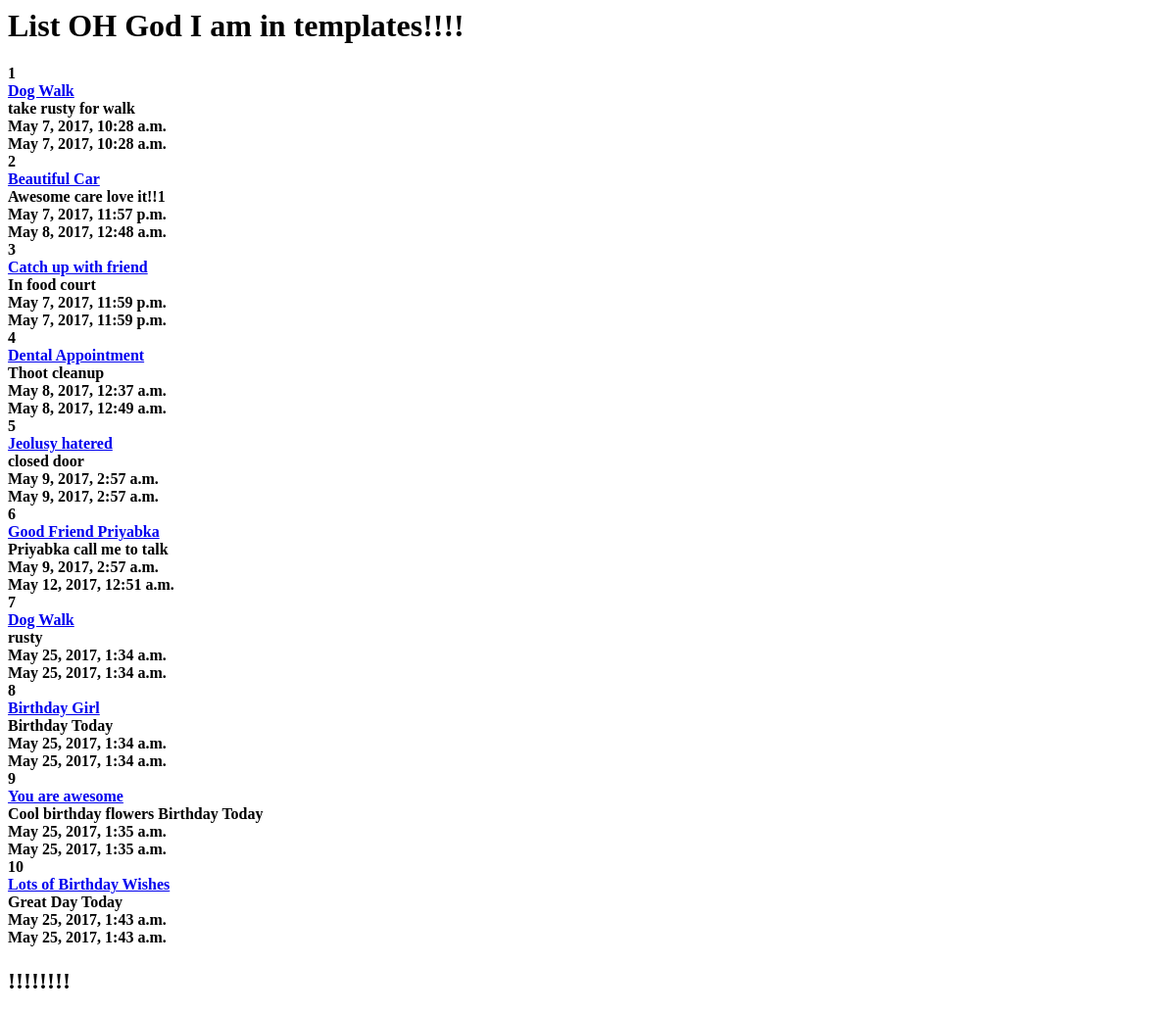
The page /posts/ on the database as committed earlier.
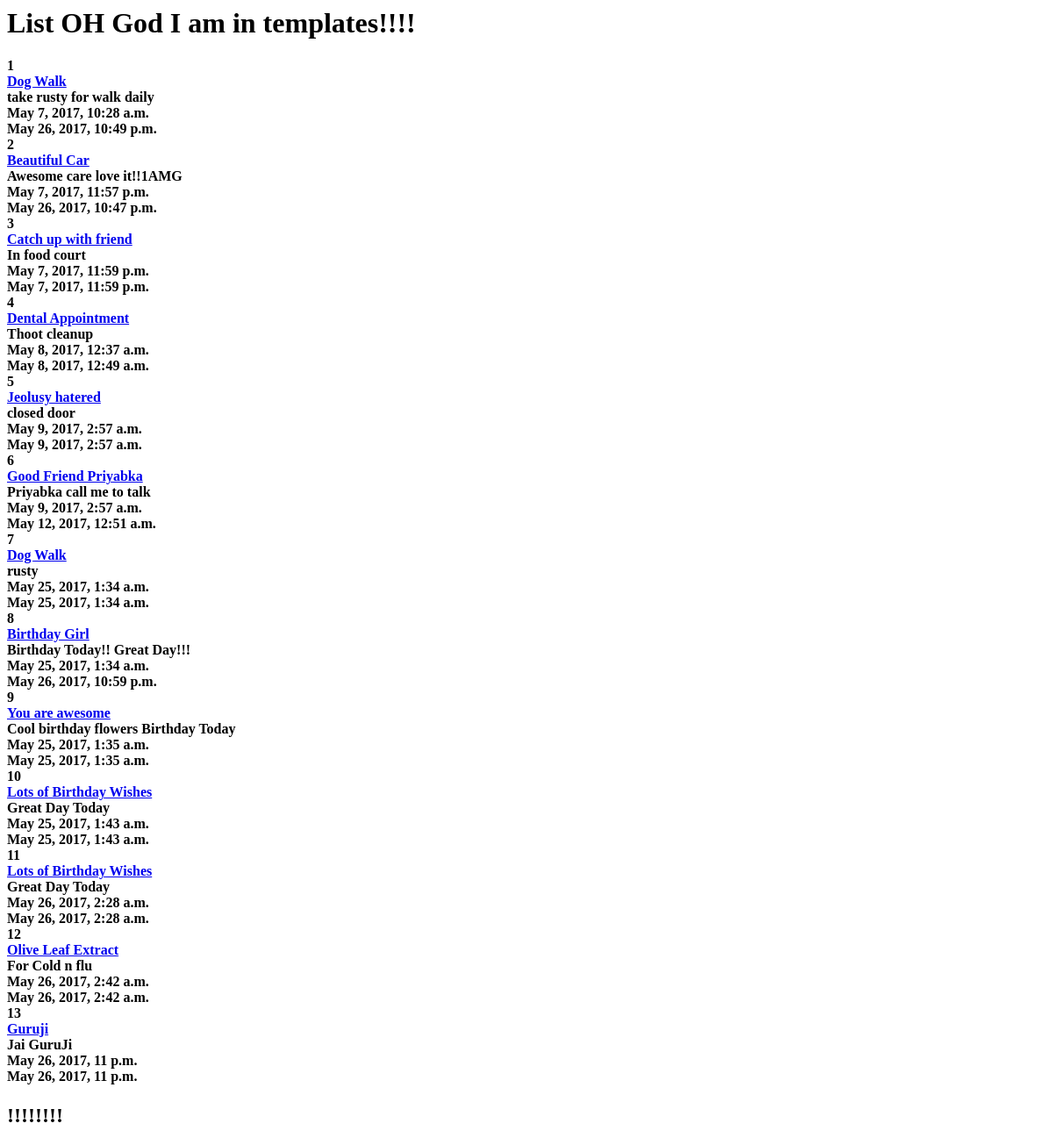
The same page on the database as committed later.
### posts/models.py (models this page shows, shortened)
class Post(models.Model):
    title = models.CharField(max_length =120)
    content = models.TextField()
    updated = models.DateTimeField(auto_now = True, auto_now_add = False)
    timestamp = models.DateTimeField(auto_now = False, auto_now_add = True)
    def get_absolute_url(self):
       return reverse("posts:post_detail", kwargs={"id": self.id})

### posts/views.py (the view)
def post_list(request):
    queryset = Post.objects.all()
    context = {
        "object_list": queryset,
        "title" : "List"
    }
    return render(request, "index.html", context)

### posts/templates/index.html
<h1>{{title}} OH God I am in templates!!!!</h1>
<h4>
{% for obj in object_list %}
  {{obj.id}}<br/>
  <a href='{{ obj.get_absolute_url }}'>{{obj.title}}</a><br/>
  {{obj.content}}<br/>
  {{obj.timestamp}}<br/>
  {{obj.updated}}<br/>
{% endfor %}
</h4>
<h2>{{instance.title}}!!!!!!!!</h2>

Rows that differ between the two databases and show on the page:
changed Post id 1: content "take rusty for walk" → "take rusty for walk daily"; updated "May 7, 2017, 10:28 a.m." → "May 26, 2017, 10:49 p.m."
changed Post "Beautiful Car": content "Awesome care love it!!1" → "Awesome care love it!!1AMG"; updated "May 8, 2017, 12:48 a.m." → "May 26, 2017, 10:47 p.m."
changed Post "Birthday Girl": content "Birthday Today" → "Birthday Today!! Great Day!!!"; updated "May 25, 2017, 1:34 a.m." → "May 26, 2017, 10:59 p.m."
added Post: id "11", title "Lots of Birthday Wishes", content "Great Day Today", timestamp "May 26, 2017, 2:28 a.m.", updated "May 26, 2017, 2:28 a.m."
added Post: id "12", title "Olive Leaf Extract", content "For Cold n flu", timestamp "May 26, 2017, 2:42 a.m.", updated "May 26, 2017, 2:42 a.m."
added Post: id "13", title "Guruji", content "Jai GuruJi", timestamp "May 26, 2017, 11 p.m.", updated "May 26, 2017, 11 p.m."
